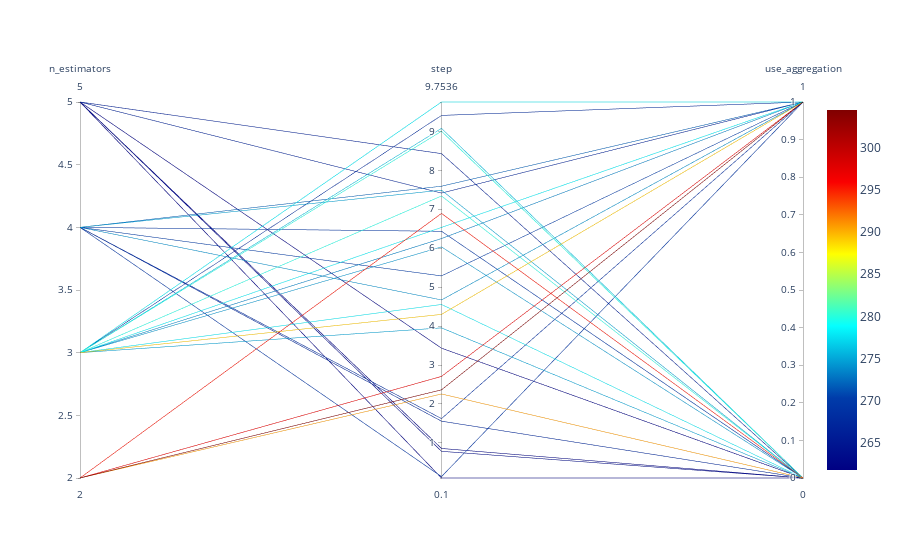

Write notebook code for a chart like this one.
### Markdown cell above
## Parallel Coordinates Plots

### Code cell
spot_tuner.parallel_plot()

### Figure 1 — Plotly figure (JSON) as saved in the notebook; plotly's stock layout.template omitted (floating-point values rounded to 4 significant figures)
{"data": [{"dimensions": [{"label": "n_estimators", "range": [2, 5], "values": [4, 5, 2, 3, 3, 4, 4, 3, 3, 4, 3, 2, 4, 4, 4, 3, 5, 3, 2, 5, 5, 3, 3, 3, 2, 3, 5, 5, 4]}, {"label": "step", "range": [0.1, 9.754], "values": [1.558, 8.428, 6.893, 4.301, 3.954, 0.1359, 5.289, 9.754, 6.033, 1.625, 9.077, 2.708, 7.592, 7.49, 4.671, 9.003, 0.8582, 6.533, 2.363, 3.433, 0.1, 9.409, 7.341, 6.247, 2.257, 4.555, 7.415, 0.7852, 6.435]}, {"label": "use_aggregation", "range": [0, 1], "values": [0, 0, 0, 1, 0, 1, 1, 1, 0, 1, 0, 1, 1, 0, 1, 0, 0, 1, 1, 0, 0, 1, 0, 1, 0, 0, 1, 0, 0]}], "line": {"cmax": 304.4, "cmin": 261.8, "color": [267.4, 266.1, 295.4, 289.2, 274.8, 269.3, 270.1, 278.1, 274.4, 268.2, 276.2, 297.0, 271.9, 274.9, 274.1, 279.8, 262.3, 278.2, 304.4, 262.0, 261.8, 267.7, 279.7, 273.3, 290.7, 278.0, 266.6, 263.3, 269.4], "colorscale": [[0, "rgb(0,0,131)"], [0.2, "rgb(0,60,170)"], [0.4, "rgb(5,255,255)"], [0.6, "rgb(255,255,0)"], [0.8, "rgb(250,0,0)"], [1, "rgb(128,0,0)"]], "showscale": true}, "type": "parcoords"}], "layout": {}}
